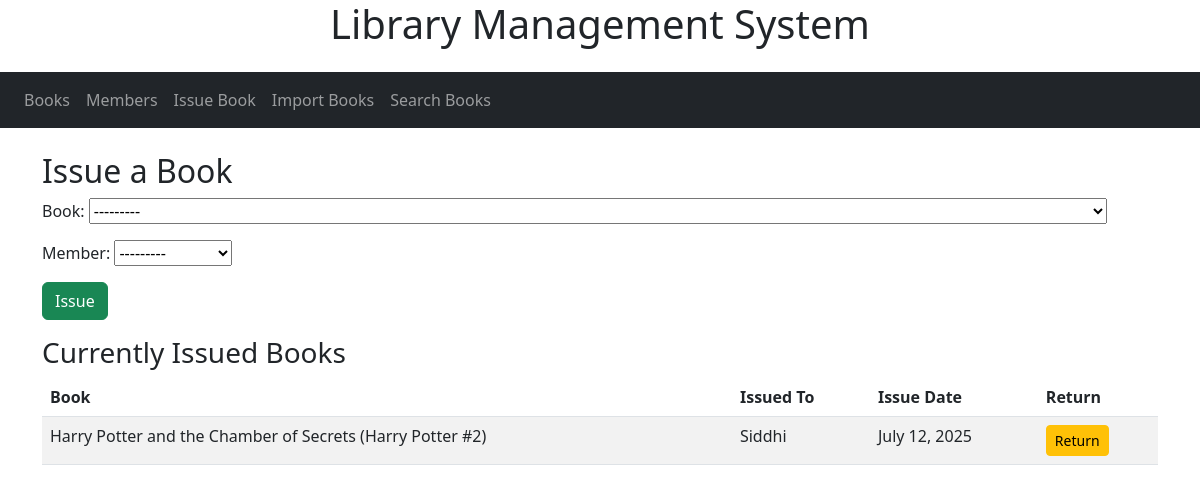
The page /issue/ on the database its author committed.
### library/models.py (models this page shows)
class Transaction(models.Model):
    book=models.ForeignKey(Book, on_delete=models.CASCADE)
    member=models.ForeignKey(Member,on_delete=models.CASCADE)
    issue_date=models.DateField(auto_now_add=True)
    return_date=models.DateField(blank=True, null=True)
    returned=models.BooleanField(default=False)
    rent_fee=models.DecimalField(max_digits=6, decimal_places=2, default=0)

class Book(models.Model):
    title=models.CharField(max_length=255)
    author=models.CharField(max_length=255)
    isbn=models.CharField(max_length=255, blank=True, null=True)
    publisher=models.CharField(max_length=255, blank=True, null=True)
    pages=models.IntegerField(default=0)
    stock=models.IntegerField(default=1)
    def __str__(self):
        return self.title

class Member(models.Model):
    name=models.CharField(max_length=255)
    phone=models.CharField(max_length=15)
    email=models.EmailField()
    outstanding_debt=models.DecimalField(max_digits=8,decimal_places=2,default=0)
    def __str__(self):
        return self.name

### library/views.py (the view)
# urls.py: path("issue/", issue_book, name="issue_book"),
def issue_book(request):
    issued_transactions = Transaction.objects.filter(returned=False)
    if request.method == 'POST':
        form=IssueForm(request.POST)
        if form.is_valid():
            book=form.cleaned_data['book']
            member=form.cleaned_data['member']
            if book.stock <=0:
                error = "This book is out of stock."
            elif member.outstanding_debt >= 500:
                error = f"{member.name} has outstanding debt over ₹500."
            else:
                book.stock -= 1
                book.save()
                Transaction.objects.create(book=book, member=member)
                return redirect("issue_book")
            return render(request, "issue.html", {"form": form,"error": error,"issued_transactions": issued_transactions})
    else:
        form = IssueForm()
    return render(request,"issue.html",{"form":form,"issued_transactions": issued_transactions})

### library/forms.py
class IssueForm(forms.Form):
    book=forms.ModelChoiceField(queryset=Book.objects.all())
    member=forms.ModelChoiceField(queryset=Member.objects.all())

### library/templates/issue.html (shortened to what this page needs)
{% extends "base.html" %}
{% block content %}
<h2>Issue a Book</h2>
<form method="post">
    {{ form.as_p }}
    <button type="submit" class="btn btn-success">Issue</button>
</form>
<h3>Currently Issued Books</h3>
{% if issued_transactions %}
<table class="table table-striped">
    <thead>
        <tr>
            <th>Book</th>
            <th>Issued To</th>
            <th>Issue Date</th>
            <th>Return</th>
        </tr>
    </thead>
    <tbody>
        {% for t in issued_transactions %}
        <tr>
            <td>{{ t.book.title }}</td>
            <td>{{ t.member.name }}</td>
            <td>{{ t.issue_date }}</td>
            <td>
                <a href="{% url 'return_book' t.id %}" class="btn btn-sm btn-warning">Return</a>
            </td>
        </tr>
        {% endfor %}
    </tbody>
</table>
{% else %}
    <p>No books currently issued.</p>
{% endif %}
{% endblock %}

### rows shown on the page
Transaction: book "Harry Potter and the Chamber of Secrets (Harry Potter #2)", member.name "Siddhi", issue_date "July 12, 2025"
